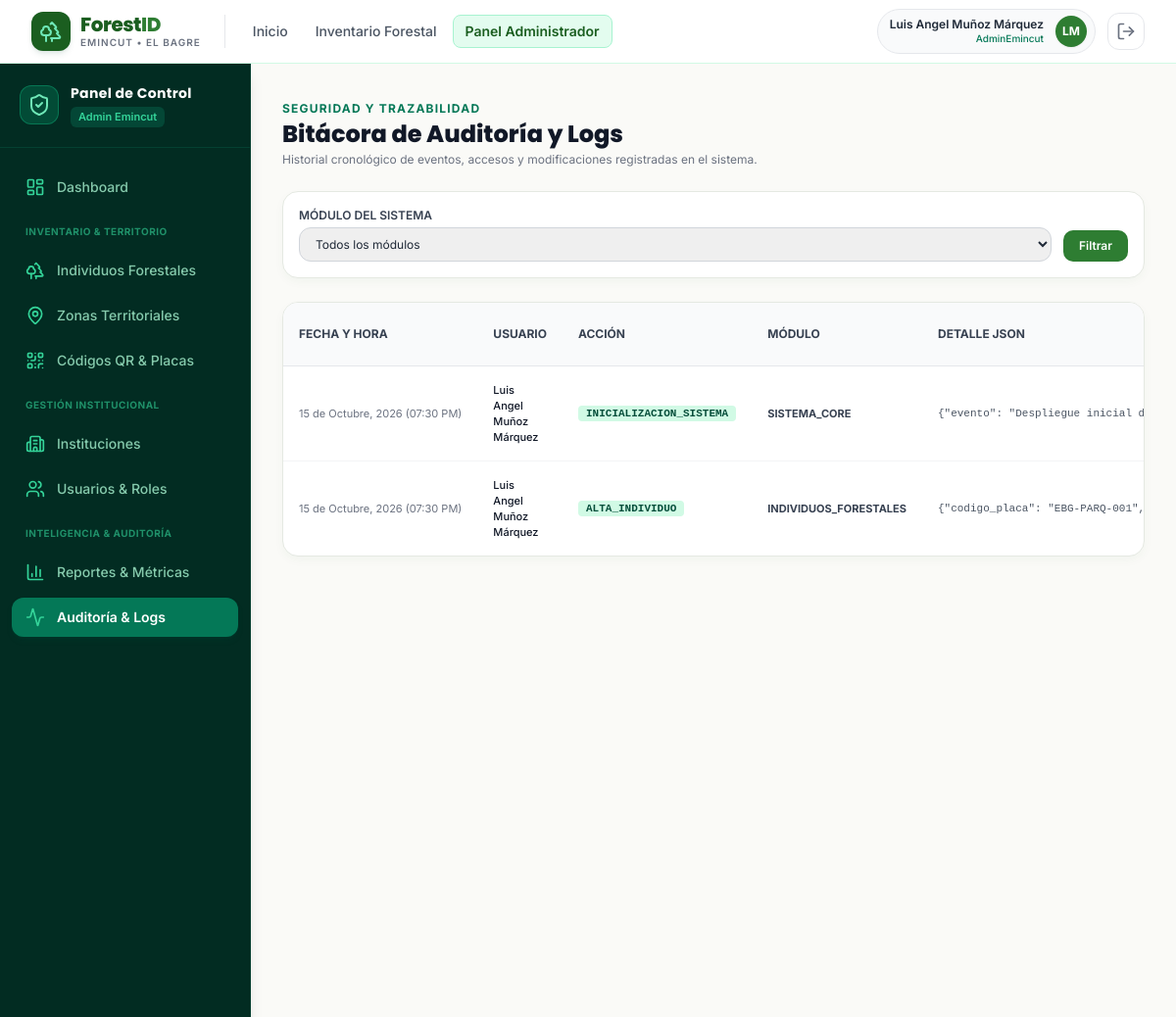
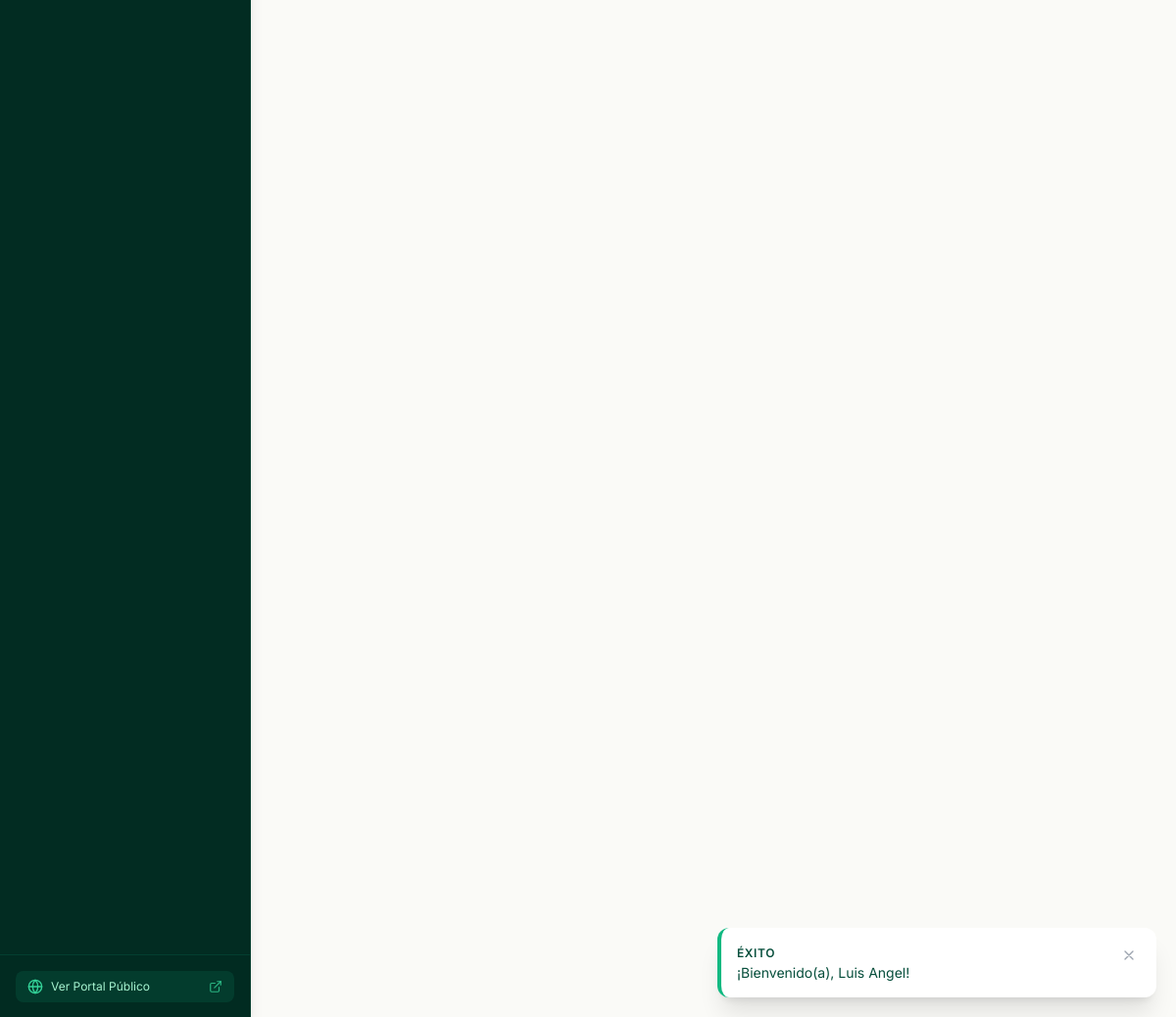
Page /admin/logs/index.php (signed in) on the committed database (2 pictures, top to bottom).
### tables this page shows
CREATE TABLE `logs_sistema` (
    `id_log` CHAR(36) NOT NULL DEFAULT (UUID()),
    `id_usuario` CHAR(36) NULL,
    `accion` VARCHAR(150) NOT NULL,
    `modulo_afectado` VARCHAR(100) NOT NULL,
    `detalle` JSON NULL,
    `ip_origen` VARCHAR(45) NULL,
    `fecha_registro` DATETIME NOT NULL DEFAULT CURRENT_TIMESTAMP,
    PRIMARY KEY (`id_log`),
    CONSTRAINT `fk_logs_usuarios` FOREIGN KEY (`id_usuario`) REFERENCES `usuarios` (`id_usuario`) ON UPDATE CASCADE ON DELETE SET NULL,
    INDEX `idx_logs_usuario` (`id_usuario`),
    INDEX `idx_logs_modulo` (`modulo_afectado`),
    INDEX `idx_logs_fecha` (`fecha_registro`)
);

CREATE TABLE `usuarios` (
    `id_usuario` CHAR(36) NOT NULL DEFAULT (UUID()),
    `id_rol` CHAR(36) NOT NULL,
    `id_institucion` CHAR(36) NULL,
    `nombres` VARCHAR(100) NOT NULL,
    `apellidos` VARCHAR(100) NOT NULL,
    `correo` VARCHAR(150) NOT NULL UNIQUE,
    `password_hash` VARCHAR(255) NOT NULL,
    `telefono` VARCHAR(20) NULL,
    `estado` TINYINT(1) NOT NULL DEFAULT 1 COMMENT '1: Activo, 0: Inactivo',
    `ultimo_acceso` DATETIME NULL,
    `fecha_creacion` DATETIME NOT NULL DEFAULT CURRENT_TIMESTAMP,
    PRIMARY KEY (`id_usuario`),
    CONSTRAINT `fk_usuarios_roles` FOREIGN KEY (`id_rol`) REFERENCES `roles` (`id_rol`) ON UPDATE CASCADE ON DELETE RESTRICT,
    CONSTRAINT `fk_usuarios_instituciones` FOREIGN KEY (`id_institucion`) REFERENCES `instituciones` (`id_institucion`) ON UPDATE CASCADE ON DELETE SET NULL,
    INDEX `idx_usuarios_correo` (`correo`),
    INDEX `idx_usuarios_rol` (`id_rol`)
);

### admin/logs/index.php (the view, shortened to what this page needs)
<?php
require_once __DIR__ . '/../../includes/funciones.php';
$pdo = getDBConnection();
$where = "1=1";
$params = [];
$stmt = $pdo->prepare("
    SELECT l.*, u.nombres, u.apellidos, u.correo
    FROM `logs_sistema` l
    LEFT JOIN `usuarios` u ON l.id_usuario = u.id_usuario
    WHERE {$where}
    ORDER BY l.fecha_registro DESC
    LIMIT 100
");
$stmt->execute($params);
$logs = $stmt->fetchAll();
require_once __DIR__ . '/../../includes/header.php';
require_once __DIR__ . '/../../includes/navbar.php';
?>
<div class="flex-1 flex flex-col md:flex-row">
    <?php require_once __DIR__ . '/../../includes/sidebar_admin.php'; ?>
    <main class="flex-1 p-6 sm:p-8 space-y-6 overflow-y-auto">
        <div class="flex flex-col sm:flex-row items-start sm:items-center justify-between gap-4">
            <div>
                <span class="text-xs font-bold text-emerald-700 uppercase tracking-widest">Seguridad y Trazabilidad</span>
                <h1 class="font-heading font-extrabold text-2xl text-gray-900">Bitácora de Auditoría y Logs</h1>
                <p class="text-xs text-gray-500 mt-0.5">
                    Historial cronológico de eventos, accesos y modificaciones registradas en el sistema.
                </p>
            </div>
        </div>
        <div class="forest-card p-4">
            <form method="GET" action="index.php" class="flex flex-col sm:flex-row items-end gap-3">
                <div class="flex-1">
                    <label class="block text-xs font-semibold text-gray-700 uppercase mb-1">Módulo del Sistema</label>
                    <select name="modulo" class="w-full py-2 px-3 border border-gray-300 rounded-xl text-xs focus:ring-2 focus:ring-emerald-600 outline-none">
                        <option value="">Todos los módulos</option>
                    </select>
                </div>
                <button type="submit" class="btn-forest-primary text-xs py-2 px-4">Filtrar</button>
            </form>
        </div>
        <div class="forest-card overflow-hidden">
            <div class="overflow-x-auto">
                <table class="w-full text-left text-xs text-gray-600">
                    <thead class="bg-gray-50 border-b border-gray-200 text-gray-700 uppercase font-semibold">
                        <tr>
                            <th class="p-4">Fecha y Hora</th>
                            <th class="p-4">Usuario</th>
                            <th class="p-4">Acción</th>
                            <th class="p-4">Módulo</th>
                            <th class="p-4">Detalle JSON</th>
                        </tr>
                    </thead>
                    <tbody class="divide-y divide-gray-100 font-mono text-[11px]">
                        <?php if (empty($logs)): ?>
                            <tr>
                                <td colspan="6" class="p-8 text-center text-gray-400 italic font-sans">No hay registros de auditoría para mostrar.</td>
                            </tr>
                        <?php else: ?>
                            <?php foreach ($logs as $log): ?>
                                <tr class="hover:bg-gray-50 transition-colors">
                                    <td class="p-4 whitespace-nowrap text-gray-500 font-sans">
                                        <?= formatear_fecha($log['fecha_registro'], true) ?>
                                    </td>
                                    <td class="p-4 font-sans font-medium text-gray-900">
                                        <?= !empty($log['nombres']) ? htmlspecialchars($log['nombres'] . ' ' . $log['apellidos']) : '<span class="text-gray-400 italic">Anónimo / Sistema</span>' ?>
                                    </td>
                                    <td class="p-4">
                                        <span class="px-2 py-0.5 rounded bg-emerald-100 text-emerald-900 font-bold">
                                            <?= htmlspecialchars($log['accion']) ?>
                                        </span>
                                    </td>
                                    <td class="p-4 font-bold text-gray-700 font-sans">
                                        <?= htmlspecialchars($log['modulo_afectado']) ?>
                                    </td>
                                    <td class="p-4 text-gray-600 max-w-xs truncate" title="<?= htmlspecialchars($log['detalle'] ?? '') ?>">
                                        <?= htmlspecialchars($log['detalle'] ?? '{}') ?>
                                    </td>
                                </tr>
                            <?php endforeach; ?>
                        <?php endif; ?>
                    </tbody>
                </table>
            </div>
        </div>
    </main>
</div>
<?php require_once __DIR__ . '/../../includes/footer.php'; ?>

### assets/css/custom.css (style rules this page uses)
:root { --color-primary-dark: #1B5E20; --color-primary: #2E7D32; --color-primary-light: #4CAF50; --color-surface-soft: #E8F5E9; --color-surface-bg: #FAFAF7; --color-earth: #6D4C41; --color-text-main: #1F2937; }
body { background-color: var(--color-surface-bg); color: var(--color-text-main); font-family: 'Inter', -apple-system, BlinkMacSystemFont, "Segoe UI", Roboto, sans-serif; -webkit-font-smoothing: antialiased; }
h1, h2, h3, h4, h5, h6, .font-heading { font-family: 'Poppins', 'Inter', sans-serif; }
.forest-card { background: #FFFFFF; border: 1px solid #E5E9E2; border-radius: 1rem; box-shadow: 0 4px 12px -2px rgba(27, 94, 32, 0.05); transition: all 0.2s cubic-bezier(0.4, 0, 0.2, 1); }
.btn-forest-primary { background-color: #2E7D32; color: #FFFFFF; font-weight: 600; padding: 0.625rem 1.25rem; border-radius: 0.625rem; display: inline-flex; align-items: center; justify-content: center; gap: 0.5rem; transition: all 0.15s ease-in-out; }

### rows in the picture
logs_sistema: fecha_registro "15 de Octubre, 2026 (07:30 PM)", id_usuario.apellidos "Luis Angel Muñoz Márquez", accion "INICIALIZACION_SISTEMA", modulo_afectado "SISTEMA_CORE", detalle "{\"evento\": \"Despliegue inicial de base de…"
logs_sistema: fecha_registro "15 de Octubre, 2026 (07:30 PM)", id_usuario.apellidos "Luis Angel Muñoz Márquez", accion "ALTA_INDIVIDUO", modulo_afectado "INDIVIDUOS_FORESTALES", detalle "{\"codigo_placa\": \"EBG-PARQ-001\", \"especie\"…"

### other values in the picture
$cfg['badge'] "ÉXITO"
$mensaje "¡Bienvenido(a), Luis Angel!"
$usuario_actual['nombres'] . ' ' . $usuario_actual['apellidos'] "Luis Angel Muñoz Márquez"
$usuario_actual['nombre_rol'] "AdminEmincut"
